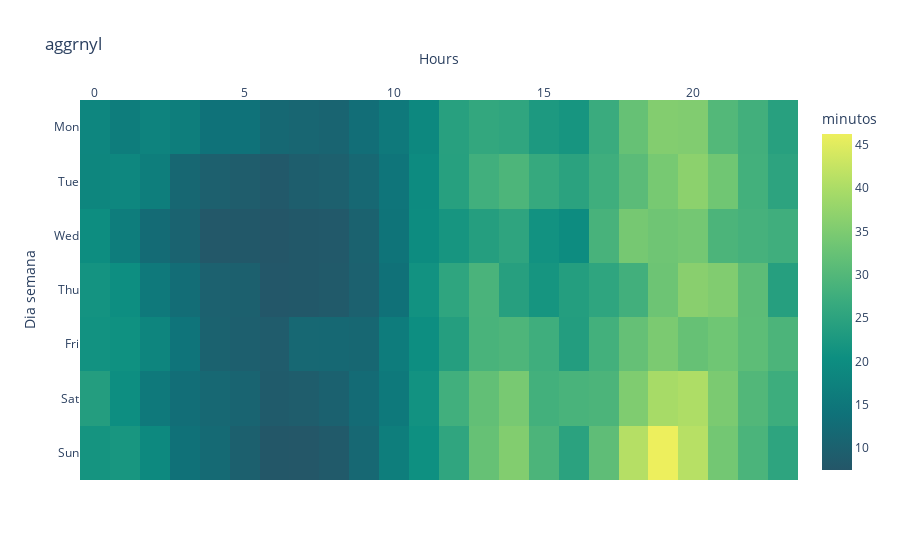
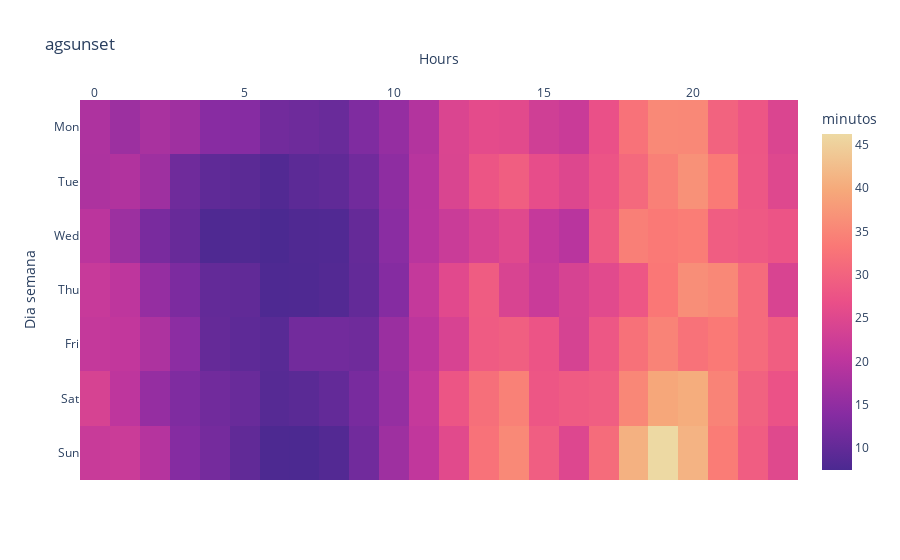
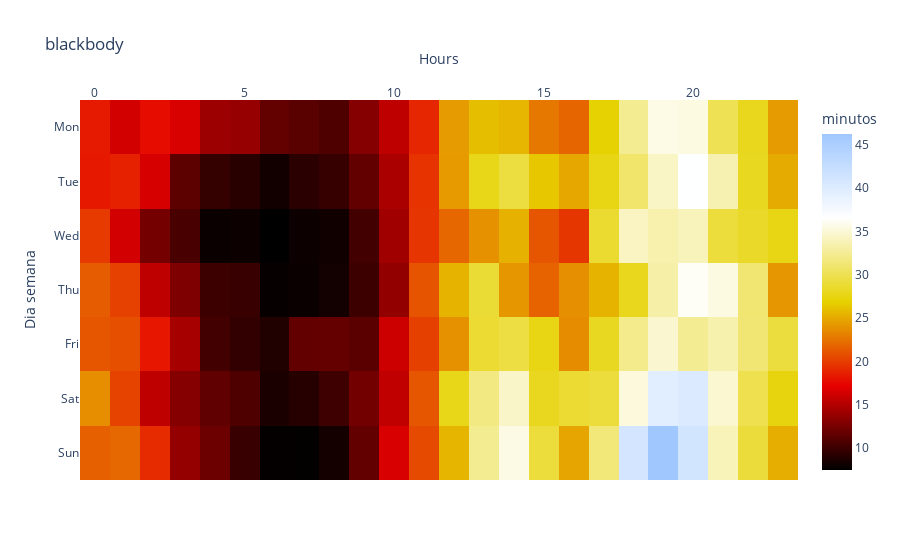
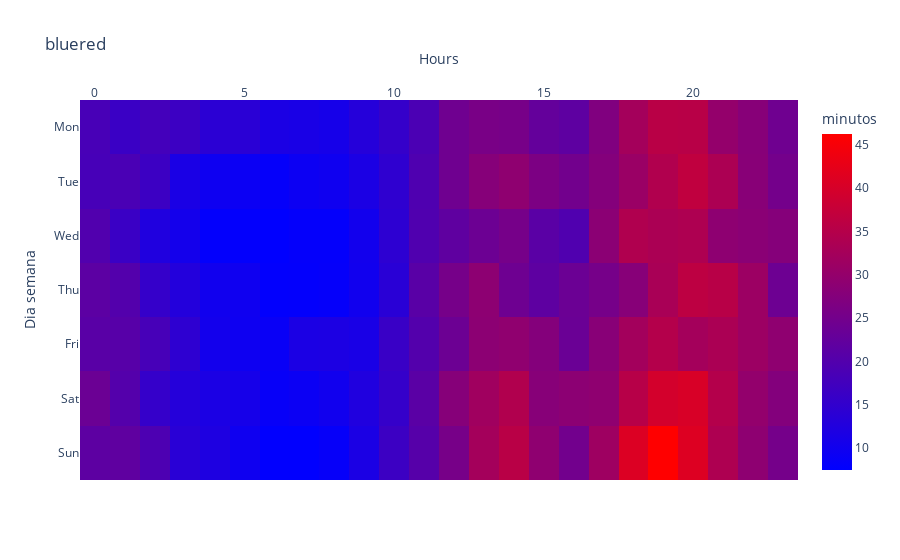

The notebook cell these images were saved under, in order:
### Code cell
for csca in colores_sca:
    fig = px.imshow(diasem_pv,aspect="auto",
                labels=dict(x="Hours", y="Dia semana", color="minutos"),
                x=list(diasem_mins.horas.unique()),
                y=nombre_dias,
                color_continuous_scale= csca,
                title = csca
               )
    fig.update_xaxes(side="top")
    fig.show()

### Figure 1 — Plotly figure (JSON) as saved in the notebook; plotly's stock layout.template omitted (floating-point values rounded to 4 significant figures; data arrays with more than 128 entries replaced by an {"elided": "..."} marker saying what was removed)
{"data": [{"coloraxis": "coloraxis", "hovertemplate": "Hours: %{x}<br>Dia semana: %{y}<br>minutos: %{z}<extra></extra>", "name": "0", "type": "heatmap", "x": [0, 1, 2, 3, 4, 5, 6, 7, 8, 9, 10, 11, 12, 13, 14, 15, 16, 17, 18, 19, 20, 21, 22, 23], "xaxis": "x", "y": ["Mon", "Tue", "Wed", "Thu", "Fri", "Sat", "Sun"], "yaxis": "y", "z": {"elided": "7x24 float values"}}], "layout": {"coloraxis": {"colorbar": {"title": {"text": "minutos"}}, "colorscale": [[0, "rgb(36, 86, 104)"], [0.1667, "rgb(15, 114, 121)"], [0.3333, "rgb(13, 143, 129)"], [0.5, "rgb(57, 171, 126)"], [0.6667, "rgb(110, 197, 116)"], [0.8333, "rgb(169, 220, 103)"], [1, "rgb(237, 239, 93)"]]}, "title": {"text": "aggrnyl"}, "xaxis": {"anchor": "y", "domain": [0, 1], "side": "top", "title": {"text": "Hours"}}, "yaxis": {"anchor": "x", "autorange": "reversed", "domain": [0, 1], "title": {"text": "Dia semana"}}}}

### Figure 2 — Plotly figure (JSON) as saved in the notebook; plotly's stock layout.template omitted (floating-point values rounded to 4 significant figures; data arrays with more than 128 entries replaced by an {"elided": "..."} marker saying what was removed)
{"data": [{"coloraxis": "coloraxis", "hovertemplate": "Hours: %{x}<br>Dia semana: %{y}<br>minutos: %{z}<extra></extra>", "name": "0", "type": "heatmap", "x": [0, 1, 2, 3, 4, 5, 6, 7, 8, 9, 10, 11, 12, 13, 14, 15, 16, 17, 18, 19, 20, 21, 22, 23], "xaxis": "x", "y": ["Mon", "Tue", "Wed", "Thu", "Fri", "Sat", "Sun"], "yaxis": "y", "z": {"elided": "7x24 float values"}}], "layout": {"coloraxis": {"colorbar": {"title": {"text": "minutos"}}, "colorscale": [[0, "rgb(75, 41, 145)"], [0.1667, "rgb(135, 44, 162)"], [0.3333, "rgb(192, 54, 157)"], [0.5, "rgb(234, 79, 136)"], [0.6667, "rgb(250, 120, 118)"], [0.8333, "rgb(246, 169, 122)"], [1, "rgb(237, 217, 163)"]]}, "title": {"text": "agsunset"}, "xaxis": {"anchor": "y", "domain": [0, 1], "side": "top", "title": {"text": "Hours"}}, "yaxis": {"anchor": "x", "autorange": "reversed", "domain": [0, 1], "title": {"text": "Dia semana"}}}}

### Figure 3 — Plotly figure (JSON) as saved in the notebook; plotly's stock layout.template omitted (floating-point values rounded to 4 significant figures; data arrays with more than 128 entries replaced by an {"elided": "..."} marker saying what was removed)
{"data": [{"coloraxis": "coloraxis", "hovertemplate": "Hours: %{x}<br>Dia semana: %{y}<br>minutos: %{z}<extra></extra>", "name": "0", "type": "heatmap", "x": [0, 1, 2, 3, 4, 5, 6, 7, 8, 9, 10, 11, 12, 13, 14, 15, 16, 17, 18, 19, 20, 21, 22, 23], "xaxis": "x", "y": ["Mon", "Tue", "Wed", "Thu", "Fri", "Sat", "Sun"], "yaxis": "y", "z": {"elided": "7x24 float values"}}], "layout": {"coloraxis": {"colorbar": {"title": {"text": "minutos"}}, "colorscale": [[0, "rgb(0,0,0)"], [0.25, "rgb(230,0,0)"], [0.5, "rgb(230,210,0)"], [0.75, "rgb(255,255,255)"], [1, "rgb(160,200,255)"]]}, "title": {"text": "blackbody"}, "xaxis": {"anchor": "y", "domain": [0, 1], "side": "top", "title": {"text": "Hours"}}, "yaxis": {"anchor": "x", "autorange": "reversed", "domain": [0, 1], "title": {"text": "Dia semana"}}}}

### Figure 4 — Plotly figure (JSON) as saved in the notebook; plotly's stock layout.template omitted (floating-point values rounded to 4 significant figures; data arrays with more than 128 entries replaced by an {"elided": "..."} marker saying what was removed)
{"data": [{"coloraxis": "coloraxis", "hovertemplate": "Hours: %{x}<br>Dia semana: %{y}<br>minutos: %{z}<extra></extra>", "name": "0", "type": "heatmap", "x": [0, 1, 2, 3, 4, 5, 6, 7, 8, 9, 10, 11, 12, 13, 14, 15, 16, 17, 18, 19, 20, 21, 22, 23], "xaxis": "x", "y": ["Mon", "Tue", "Wed", "Thu", "Fri", "Sat", "Sun"], "yaxis": "y", "z": {"elided": "7x24 float values"}}], "layout": {"coloraxis": {"colorbar": {"title": {"text": "minutos"}}, "colorscale": [[0, "rgb(0,0,255)"], [1, "rgb(255,0,0)"]]}, "title": {"text": "bluered"}, "xaxis": {"anchor": "y", "domain": [0, 1], "side": "top", "title": {"text": "Hours"}}, "yaxis": {"anchor": "x", "autorange": "reversed", "domain": [0, 1], "title": {"text": "Dia semana"}}}}
